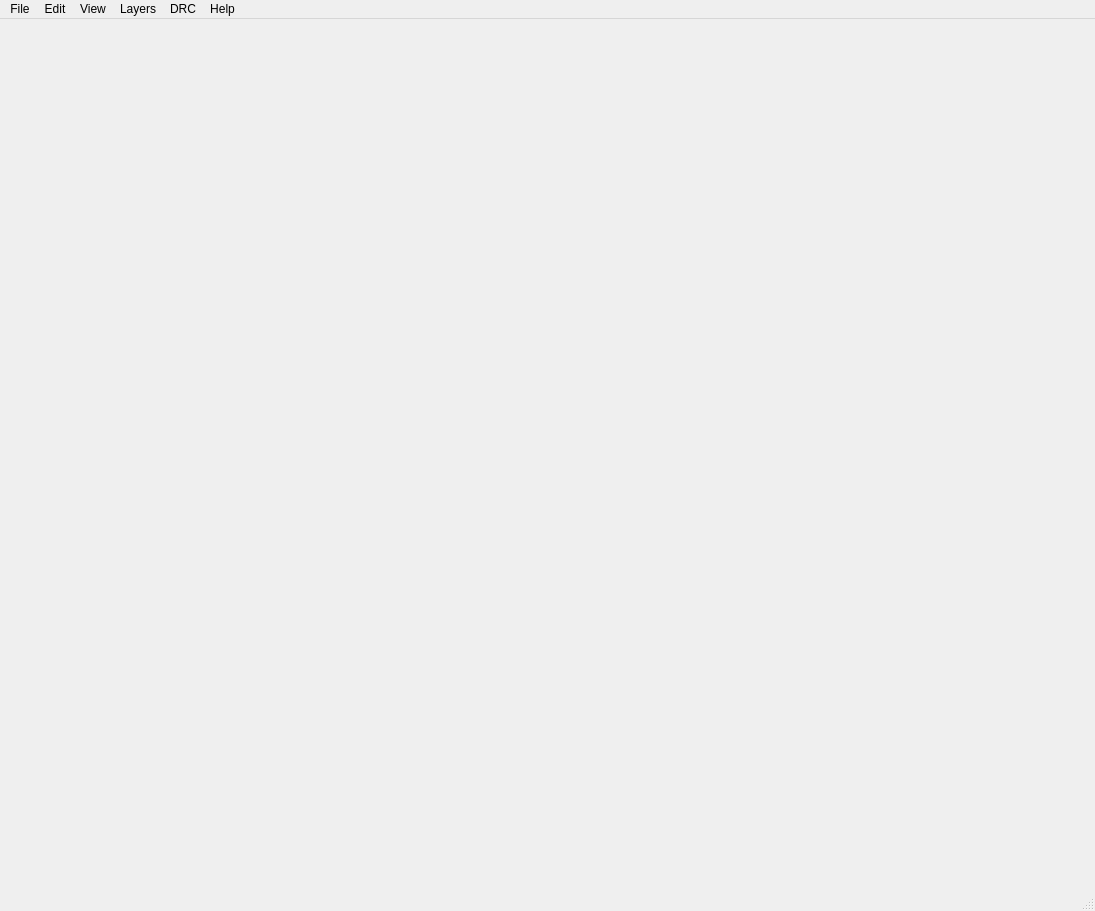
<?xml version="1.0" encoding="UTF-8"?>
<ui version="4.0">
 <class>MaskRomTool</class>
 <widget class="QMainWindow" name="MaskRomTool">
  <property name="geometry">
   <rect>
    <x>0</x>
    <y>0</y>
    <width>1095</width>
    <height>911</height>
   </rect>
  </property>
  <property name="minimumSize">
   <size>
    <width>640</width>
    <height>480</height>
   </size>
  </property>
  <property name="windowTitle">
   <string>Mask ROM Tool</string>
  </property>
  <widget class="QWidget" name="centralwidget">
   <layout class="QVBoxLayout" name="verticalLayout">
    <item>
     <widget class="RomView" name="graphicsView" native="true">
      <property name="minimumSize">
       <size>
        <width>640</width>
        <height>480</height>
       </size>
      </property>
      <property name="layoutDirection">
       <enum>Qt::LeftToRight</enum>
      </property>
     </widget>
    </item>
   </layout>
  </widget>
  <widget class="QStatusBar" name="statusbar"/>
  <widget class="QMenuBar" name="menubar">
   <property name="geometry">
    <rect>
     <x>0</x>
     <y>0</y>
     <width>1095</width>
     <height>23</height>
    </rect>
   </property>
   <widget class="QMenu" name="menuFile">
    <property name="title">
     <string>File</string>
    </property>
    <widget class="QMenu" name="menuExport">
     <property name="title">
      <string>Export</string>
     </property>
     <addaction name="exportASCII"/>
     <addaction name="exportCSV"/>
     <addaction name="exportJSONBits"/>
     <addaction name="exportPython"/>
     <addaction name="exportPhotograph"/>
     <addaction name="separator"/>
     <addaction name="exportROMBytes"/>
     <addaction name="exportMARC4"/>
    </widget>
    <widget class="QMenu" name="menuImport">
     <property name="title">
      <string>Import</string>
     </property>
     <addaction name="importDiff"/>
    </widget>
    <addaction name="openButton"/>
    <addaction name="saveButton"/>
    <addaction name="menuImport"/>
    <addaction name="menuExport"/>
    <addaction name="actionPrint"/>
   </widget>
   <widget class="QMenu" name="menuView">
    <property name="title">
     <string>View</string>
    </property>
    <addaction name="separator"/>
    <addaction name="asciiButton"/>
    <addaction name="actionHexView"/>
    <addaction name="actionViolationsDialog"/>
    <addaction name="actionOpenGL"/>
    <addaction name="actionSecond"/>
    <addaction name="separator"/>
    <addaction name="actionHighlightHexSelection"/>
   </widget>
   <widget class="QMenu" name="menuHelp">
    <property name="title">
     <string>Help</string>
    </property>
    <addaction name="aboutButton"/>
   </widget>
   <widget class="QMenu" name="menuLayers">
    <property name="title">
     <string>Layers</string>
    </property>
    <addaction name="actionPhotograph"/>
    <addaction name="actionRowsColumns"/>
    <addaction name="actionBits"/>
    <addaction name="actionCrosshair"/>
    <addaction name="actionViolations"/>
   </widget>
   <widget class="QMenu" name="menuEdit">
    <property name="title">
     <string>Edit</string>
    </property>
    <addaction name="thresholdButton"/>
    <addaction name="alignconstrainButton"/>
    <addaction name="linecolorButton"/>
    <addaction name="decoderButton"/>
   </widget>
   <widget class="QMenu" name="menuDRC">
    <property name="title">
     <string>DRC</string>
    </property>
    <addaction name="actionRunDRC"/>
    <addaction name="actionRunAllDRC"/>
    <addaction name="actionClearViolations"/>
    <addaction name="separator"/>
    <addaction name="drcCount"/>
    <addaction name="drcAmbiguous"/>
    <addaction name="drcDuplicates"/>
    <addaction name="drcSanity"/>
   </widget>
   <addaction name="menuFile"/>
   <addaction name="menuEdit"/>
   <addaction name="menuView"/>
   <addaction name="menuLayers"/>
   <addaction name="menuDRC"/>
   <addaction name="menuHelp"/>
  </widget>
  <action name="openButton">
   <property name="text">
    <string>Open ROM</string>
   </property>
  </action>
  <action name="saveButton">
   <property name="text">
    <string>Save</string>
   </property>
  </action>
  <action name="columnButton">
   <property name="text">
    <string>Column</string>
   </property>
  </action>
  <action name="actionRow">
   <property name="text">
    <string>Row</string>
   </property>
  </action>
  <action name="actionBit_Column_Separator">
   <property name="text">
    <string>Bit Column Separator</string>
   </property>
  </action>
  <action name="actionDRC_Errors">
   <property name="checkable">
    <bool>true</bool>
   </property>
   <property name="text">
    <string>DRC Errors</string>
   </property>
  </action>
  <action name="actionDRC_Warnings">
   <property name="checkable">
    <bool>true</bool>
   </property>
   <property name="text">
    <string>DRC Warnings</string>
   </property>
  </action>
  <action name="exportASCII">
   <property name="text">
    <string>ASCII</string>
   </property>
  </action>
  <action name="actionSQLite_Database">
   <property name="text">
    <string>SQLite Database</string>
   </property>
  </action>
  <action name="aboutButton">
   <property name="text">
    <string>About MaskRomTool</string>
   </property>
  </action>
  <action name="actionPrint">
   <property name="text">
    <string>Print</string>
   </property>
  </action>
  <action name="thresholdButton">
   <property name="text">
    <string>Bit Threshold</string>
   </property>
  </action>
  <action name="exportJSONBits">
   <property name="text">
    <string>JSON Bit Positions</string>
   </property>
  </action>
  <action name="asciiButton">
   <property name="text">
    <string>ASCII Preview</string>
   </property>
  </action>
  <action name="actionPhoto">
   <property name="text">
    <string>Photo</string>
   </property>
  </action>
  <action name="actionRows_and_Columns">
   <property name="text">
    <string>Rows and Columns</string>
   </property>
  </action>
  <action name="actionPhotograph">
   <property name="checkable">
    <bool>true</bool>
   </property>
   <property name="checked">
    <bool>true</bool>
   </property>
   <property name="text">
    <string>Photograph</string>
   </property>
  </action>
  <action name="actionRowsColumns">
   <property name="checkable">
    <bool>true</bool>
   </property>
   <property name="checked">
    <bool>true</bool>
   </property>
   <property name="text">
    <string>Rows and Columns</string>
   </property>
  </action>
  <action name="actionBits">
   <property name="checkable">
    <bool>true</bool>
   </property>
   <property name="checked">
    <bool>true</bool>
   </property>
   <property name="text">
    <string>Bits</string>
   </property>
  </action>
  <action name="actionCrosshair">
   <property name="checkable">
    <bool>true</bool>
   </property>
   <property name="checked">
    <bool>true</bool>
   </property>
   <property name="text">
    <string>Crosshair</string>
   </property>
  </action>
  <action name="exportMARC4">
   <property name="enabled">
    <bool>false</bool>
   </property>
   <property name="text">
    <string>MARC4 ROM Bytes</string>
   </property>
  </action>
  <action name="actionRunDRC">
   <property name="text">
    <string>Evaluate Rules (v)</string>
   </property>
  </action>
  <action name="drcCount">
   <property name="checkable">
    <bool>true</bool>
   </property>
   <property name="checked">
    <bool>true</bool>
   </property>
   <property name="text">
    <string>Count</string>
   </property>
  </action>
  <action name="drcDuplicates">
   <property name="checkable">
    <bool>true</bool>
   </property>
   <property name="text">
    <string>Duplicate Bits</string>
   </property>
  </action>
  <action name="actionViolations">
   <property name="checkable">
    <bool>true</bool>
   </property>
   <property name="checked">
    <bool>true</bool>
   </property>
   <property name="text">
    <string>DRC Violations</string>
   </property>
  </action>
  <action name="actionRunAllDRC">
   <property name="enabled">
    <bool>true</bool>
   </property>
   <property name="text">
    <string>Evaluation All Rules (V)</string>
   </property>
   <property name="visible">
    <bool>true</bool>
   </property>
  </action>
  <action name="drcSanity">
   <property name="checkable">
    <bool>true</bool>
   </property>
   <property name="checked">
    <bool>true</bool>
   </property>
   <property name="text">
    <string>Sanity Check</string>
   </property>
  </action>
  <action name="exportPython">
   <property name="text">
    <string>Python</string>
   </property>
  </action>
  <action name="drcAmbiguous">
   <property name="checkable">
    <bool>true</bool>
   </property>
   <property name="checked">
    <bool>true</bool>
   </property>
   <property name="text">
    <string>Ambiguous Bits</string>
   </property>
  </action>
  <action name="actionViolationsDialog">
   <property name="text">
    <string>DRC Violations</string>
   </property>
  </action>
  <action name="exportPhotograph">
   <property name="text">
    <string>Photograph</string>
   </property>
  </action>
  <action name="actionOpenGL">
   <property name="checkable">
    <bool>true</bool>
   </property>
   <property name="text">
    <string>Enable OpenGL</string>
   </property>
  </action>
  <action name="exportCSV">
   <property name="text">
    <string>CSV</string>
   </property>
  </action>
  <action name="importDiff">
   <property name="text">
    <string>ASCII Diff</string>
   </property>
  </action>
  <action name="alignconstrainButton">
   <property name="text">
    <string>Alignment Constraints</string>
   </property>
  </action>
  <action name="actionClearViolations">
   <property name="text">
    <string>Clear Violations</string>
   </property>
  </action>
  <action name="actionEvaluate_All_Rules">
   <property name="text">
    <string>Evaluate All Rules (V)</string>
   </property>
  </action>
  <action name="actionSecond">
   <property name="text">
    <string>Second View</string>
   </property>
  </action>
  <action name="linecolorButton">
   <property name="text">
    <string>Choose Line Color</string>
   </property>
  </action>
  <action name="decoderButton">
   <property name="text">
    <string>Decoding</string>
   </property>
  </action>
  <action name="exportROMBytes">
   <property name="text">
    <string>ROM Bytes</string>
   </property>
  </action>
  <action name="actionHexView">
   <property name="text">
    <string>Hex Preview</string>
   </property>
  </action>
  <action name="actionHighlightHexSelection">
   <property name="text">
    <string>Highlight Hex Selection</string>
   </property>
  </action>
 </widget>
 <customwidgets>
  <customwidget>
   <class>RomView</class>
   <extends>QWidget</extends>
   <header>romview.h</header>
  </customwidget>
 </customwidgets>
 <resources/>
 <connections/>
</ui>
